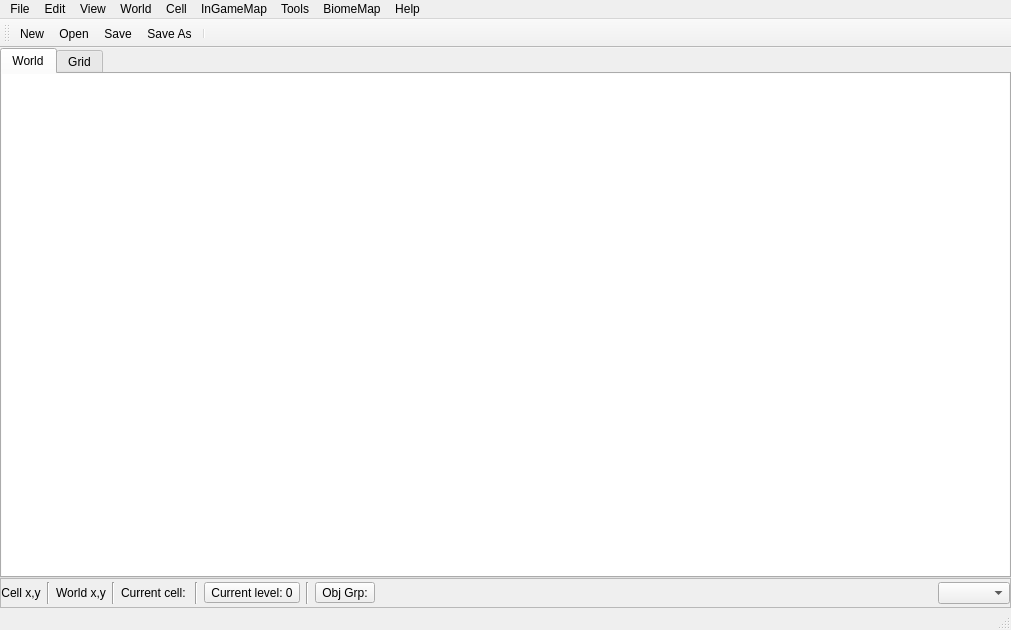
<?xml version="1.0" encoding="UTF-8"?>
<ui version="4.0">
 <class>MainWindow</class>
 <widget class="QMainWindow" name="MainWindow">
  <property name="geometry">
   <rect>
    <x>0</x>
    <y>0</y>
    <width>1011</width>
    <height>630</height>
   </rect>
  </property>
  <property name="windowTitle">
   <string>PZWorldEd Unofficial Fork</string>
  </property>
  <widget class="QWidget" name="centralWidget">
   <layout class="QGridLayout" name="gridLayout_4">
    <property name="leftMargin">
     <number>0</number>
    </property>
    <property name="topMargin">
     <number>0</number>
    </property>
    <property name="rightMargin">
     <number>0</number>
    </property>
    <property name="bottomMargin">
     <number>0</number>
    </property>
    <property name="verticalSpacing">
     <number>0</number>
    </property>
    <item row="0" column="0">
     <widget class="QTabWidget" name="documentTabWidget">
      <property name="currentIndex">
       <number>0</number>
      </property>
      <widget class="QWidget" name="tabWorld">
       <attribute name="title">
        <string>World</string>
       </attribute>
       <layout class="QGridLayout" name="gridLayout_3">
        <property name="leftMargin">
         <number>0</number>
        </property>
        <property name="topMargin">
         <number>0</number>
        </property>
        <property name="rightMargin">
         <number>0</number>
        </property>
        <property name="bottomMargin">
         <number>0</number>
        </property>
        <item row="0" column="0">
         <widget class="QGraphicsView" name="worldView">
          <property name="frameShape">
           <enum>QFrame::NoFrame</enum>
          </property>
          <property name="frameShadow">
           <enum>QFrame::Sunken</enum>
          </property>
         </widget>
        </item>
       </layout>
      </widget>
      <widget class="QWidget" name="tabCell">
       <attribute name="title">
        <string>Grid</string>
       </attribute>
       <layout class="QGridLayout" name="gridLayout_5">
        <property name="leftMargin">
         <number>0</number>
        </property>
        <property name="topMargin">
         <number>0</number>
        </property>
        <property name="rightMargin">
         <number>0</number>
        </property>
        <property name="bottomMargin">
         <number>0</number>
        </property>
        <item row="0" column="0">
         <widget class="QGraphicsView" name="cellView">
          <property name="frameShape">
           <enum>QFrame::NoFrame</enum>
          </property>
         </widget>
        </item>
       </layout>
      </widget>
     </widget>
    </item>
    <item row="1" column="0">
     <widget class="QFrame" name="viewTools">
      <property name="frameShape">
       <enum>QFrame::StyledPanel</enum>
      </property>
      <property name="frameShadow">
       <enum>QFrame::Raised</enum>
      </property>
      <layout class="QHBoxLayout" name="horizontalLayout">
       <property name="leftMargin">
        <number>0</number>
       </property>
       <property name="topMargin">
        <number>3</number>
       </property>
       <property name="rightMargin">
        <number>0</number>
       </property>
       <property name="bottomMargin">
        <number>3</number>
       </property>
       <item>
        <widget class="QLabel" name="coordinatesLabel">
         <property name="minimumSize">
          <size>
           <width>0</width>
           <height>0</height>
          </size>
         </property>
         <property name="text">
          <string>Cell x,y</string>
         </property>
         <property name="alignment">
          <set>Qt::AlignCenter</set>
         </property>
        </widget>
       </item>
       <item>
        <widget class="Line" name="line">
         <property name="orientation">
          <enum>Qt::Vertical</enum>
         </property>
        </widget>
       </item>
       <item>
        <widget class="QLabel" name="worldCoordinatesLabel">
         <property name="minimumSize">
          <size>
           <width>0</width>
           <height>0</height>
          </size>
         </property>
         <property name="text">
          <string>World x,y</string>
         </property>
         <property name="alignment">
          <set>Qt::AlignCenter</set>
         </property>
        </widget>
       </item>
       <item>
        <widget class="Line" name="line_4">
         <property name="orientation">
          <enum>Qt::Vertical</enum>
         </property>
        </widget>
       </item>
       <item>
        <widget class="QLabel" name="currentCellLabel">
         <property name="text">
          <string>Current cell: &lt;none&gt;</string>
         </property>
        </widget>
       </item>
       <item>
        <widget class="Line" name="line_2">
         <property name="orientation">
          <enum>Qt::Vertical</enum>
         </property>
        </widget>
       </item>
       <item>
        <widget class="QToolButton" name="currentLevelButton">
         <property name="text">
          <string>Current level: 0</string>
         </property>
         <property name="popupMode">
          <enum>QToolButton::InstantPopup</enum>
         </property>
         <property name="arrowType">
          <enum>Qt::NoArrow</enum>
         </property>
        </widget>
       </item>
       <item>
        <widget class="Line" name="line_3">
         <property name="orientation">
          <enum>Qt::Vertical</enum>
         </property>
        </widget>
       </item>
       <item>
        <widget class="QToolButton" name="objectGroupButton">
         <property name="text">
          <string>Obj Grp:</string>
         </property>
         <property name="popupMode">
          <enum>QToolButton::InstantPopup</enum>
         </property>
        </widget>
       </item>
       <item>
        <spacer name="horizontalSpacer">
         <property name="orientation">
          <enum>Qt::Horizontal</enum>
         </property>
         <property name="sizeHint" stdset="0">
          <size>
           <width>40</width>
           <height>20</height>
          </size>
         </property>
        </spacer>
       </item>
       <item>
        <widget class="QComboBox" name="zoomComboBox"/>
       </item>
      </layout>
     </widget>
    </item>
   </layout>
  </widget>
  <widget class="QMenuBar" name="menuBar">
   <property name="geometry">
    <rect>
     <x>0</x>
     <y>0</y>
     <width>1011</width>
     <height>20</height>
    </rect>
   </property>
   <widget class="QMenu" name="fileMenu">
    <property name="title">
     <string>File</string>
    </property>
    <widget class="QMenu" name="menuBMP_To_TMX">
     <property name="title">
      <string>BMP To TMX</string>
     </property>
     <addaction name="actionBMPToTMXAll"/>
     <addaction name="actionBMPToTMXSelected"/>
    </widget>
    <widget class="QMenu" name="menuTMX_To_BMP">
     <property name="title">
      <string>TMX To BMP</string>
     </property>
     <addaction name="actionTMXToBMPAll"/>
     <addaction name="actionTMXToBMPSelected"/>
    </widget>
    <widget class="QMenu" name="menuGenerate_Lots_8x8">
     <property name="title">
      <string>Generate Lots</string>
     </property>
     <addaction name="actionGenerateLotsAll8x8"/>
     <addaction name="actionGenerateLotsSelected8x8"/>
    </widget>
    <widget class="QMenu" name="menuOverwriteSpawnMap256">
     <property name="title">
      <string>Overwrite SpawnMap</string>
     </property>
     <addaction name="actionOverwriteSpawnMap_AllCells_256"/>
     <addaction name="actionOverwriteSpawnMap_SelectedCells_256"/>
    </widget>
    <addaction name="actionNew"/>
    <addaction name="actionOpen"/>
    <addaction name="actionSave"/>
    <addaction name="actionSaveAs"/>
    <addaction name="separator"/>
    <addaction name="menuBMP_To_TMX"/>
    <addaction name="menuTMX_To_BMP"/>
    <addaction name="menuGenerate_Lots_8x8"/>
    <addaction name="menuOverwriteSpawnMap256"/>
    <addaction name="actionLUAObjectDump"/>
    <addaction name="actionWriteObjects"/>
    <addaction name="actionWriteRoomTonesToLua"/>
    <addaction name="separator"/>
    <addaction name="actionClose"/>
    <addaction name="actionCloseAll"/>
    <addaction name="actionQuit"/>
   </widget>
   <widget class="QMenu" name="helpMenu">
    <property name="title">
     <string>Help</string>
    </property>
    <addaction name="actionAboutQt"/>
    <addaction name="separator"/>
    <addaction name="actionAbout_WorldEd_Unofficial"/>
   </widget>
   <widget class="QMenu" name="editMenu">
    <property name="title">
     <string>Edit</string>
    </property>
    <addaction name="separator"/>
    <addaction name="actionCopy"/>
    <addaction name="actionPaste"/>
    <addaction name="actionClipboard"/>
    <addaction name="separator"/>
    <addaction name="actionPreferences"/>
   </widget>
   <widget class="QMenu" name="menuView">
    <property name="title">
     <string>View</string>
    </property>
    <addaction name="actionShowCellBorder"/>
    <addaction name="actionShowCoordinates"/>
    <addaction name="actionShowGrid"/>
    <addaction name="actionShowInvisibleTiles"/>
    <addaction name="actionShowMiniMap"/>
    <addaction name="actionShowObjects"/>
    <addaction name="actionShowObjectNames"/>
    <addaction name="actionShowOtherWorlds"/>
    <addaction name="actionShowBMP"/>
    <addaction name="actionShowZombieSpawnImage"/>
    <addaction name="actionShowZonesInWorldView"/>
    <addaction name="separator"/>
    <addaction name="actionHighlightCurrentLevel"/>
    <addaction name="actionHighlightRoomUnderPointer"/>
    <addaction name="actionLevelAbove"/>
    <addaction name="actionLevelBelow"/>
    <addaction name="separator"/>
    <addaction name="actionZoomIn"/>
    <addaction name="actionZoomOut"/>
    <addaction name="actionZoomNormal"/>
    <addaction name="separator"/>
   </widget>
   <widget class="QMenu" name="menuWorld">
    <property name="title">
     <string>World</string>
    </property>
    <addaction name="actionEditCell"/>
    <addaction name="actionGoToXY"/>
    <addaction name="actionResizeWorld"/>
    <addaction name="separator"/>
    <addaction name="actionObjectGroups"/>
    <addaction name="actionObjectTypes"/>
    <addaction name="separator"/>
    <addaction name="actionEnums"/>
    <addaction name="actionProperties"/>
    <addaction name="actionTemplates"/>
    <addaction name="separator"/>
    <addaction name="actionRemoveRoad"/>
    <addaction name="actionRemoveBMP"/>
   </widget>
   <widget class="QMenu" name="menuCell">
    <property name="title">
     <string>Cell</string>
    </property>
    <addaction name="actionRemoveLot"/>
    <addaction name="actionRemoveObject"/>
    <addaction name="actionSplitObjectPolygon"/>
    <addaction name="separator"/>
    <addaction name="actionExtractLots"/>
    <addaction name="actionExtractObjects"/>
    <addaction name="separator"/>
    <addaction name="actionClearCell"/>
    <addaction name="actionClearMapOnly"/>
   </widget>
   <widget class="QMenu" name="menuTools">
    <property name="title">
     <string>Tools</string>
    </property>
    <widget class="QMenu" name="menuAlias_Fixup">
     <property name="title">
      <string>Tiles From -&gt; To</string>
     </property>
     <addaction name="actionFromToAll"/>
     <addaction name="actionFromToSelected"/>
    </widget>
    <addaction name="actionLotPackViewer"/>
    <addaction name="menuAlias_Fixup"/>
    <addaction name="actionBuildingsToPNG"/>
    <addaction name="actionLootInspector"/>
    <addaction name="actionZonesToPNG"/>
   </widget>
   <widget class="QMenu" name="menuInGameMap">
    <property name="title">
     <string>InGameMap</string>
    </property>
    <addaction name="actionRemoveInGameMapFeatures"/>
    <addaction name="actionRemoveInGameMapPoints"/>
    <addaction name="actionSplitInGameMapPolygon"/>
    <addaction name="actionAddInGameMapHole"/>
    <addaction name="actionRemoveInGameMapHole"/>
    <addaction name="actionConvertToPolygon"/>
    <addaction name="separator"/>
    <addaction name="actionGenerateInGameMapTreeFeatures"/>
    <addaction name="separator"/>
    <addaction name="actionGenerateInGameMapWaterFeatures"/>
    <addaction name="actionGenerate_Road_Features"/>
    <addaction name="actionGenerateInGameMapBuildingFeatures"/>
    <addaction name="separator"/>
    <addaction name="actionReadInGameMapFeaturesXML"/>
    <addaction name="actionWriteInGameMapFeaturesXML_256"/>
    <addaction name="actionOverwriteInGameMapFeaturesXML_256"/>
    <addaction name="actionCreateWorldImage"/>
    <addaction name="actionCreateImagePyramid"/>
   </widget>
   <widget class="QMenu" name="menuBiomeMap">
    <property name="title">
     <string>BiomeMap</string>
    </property>
    <addaction name="actionGenerate_BiomeMap"/>
   </widget>
   <addaction name="fileMenu"/>
   <addaction name="editMenu"/>
   <addaction name="menuView"/>
   <addaction name="menuWorld"/>
   <addaction name="menuCell"/>
   <addaction name="menuInGameMap"/>
   <addaction name="menuTools"/>
   <addaction name="menuBiomeMap"/>
   <addaction name="helpMenu"/>
  </widget>
  <widget class="QToolBar" name="mainToolBar">
   <property name="windowTitle">
    <string>Main Toolbar</string>
   </property>
   <property name="toolButtonStyle">
    <enum>Qt::ToolButtonFollowStyle</enum>
   </property>
   <attribute name="toolBarArea">
    <enum>TopToolBarArea</enum>
   </attribute>
   <attribute name="toolBarBreak">
    <bool>false</bool>
   </attribute>
   <addaction name="actionNew"/>
   <addaction name="actionOpen"/>
   <addaction name="actionSave"/>
   <addaction name="actionSaveAs"/>
   <addaction name="separator"/>
  </widget>
  <widget class="QStatusBar" name="statusBar"/>
  <action name="actionQuit">
   <property name="icon">
    <iconset resource="editor.qrc">
     <normaloff>:/images/16x16/application-exit.png</normaloff>:/images/16x16/application-exit.png</iconset>
   </property>
   <property name="text">
    <string>Quit</string>
   </property>
   <property name="menuRole">
    <enum>QAction::QuitRole</enum>
   </property>
  </action>
  <action name="actionAboutQt">
   <property name="text">
    <string>About Qt</string>
   </property>
   <property name="menuRole">
    <enum>QAction::AboutQtRole</enum>
   </property>
  </action>
  <action name="actionOpen">
   <property name="icon">
    <iconset resource="editor.qrc">
     <normaloff>:/images/16x16/document-open.png</normaloff>:/images/16x16/document-open.png</iconset>
   </property>
   <property name="text">
    <string>Open...</string>
   </property>
  </action>
  <action name="actionEditCell">
   <property name="text">
    <string>Edit Cell</string>
   </property>
  </action>
  <action name="actionUndo">
   <property name="text">
    <string>Undo</string>
   </property>
  </action>
  <action name="actionRedo">
   <property name="text">
    <string>Redo</string>
   </property>
  </action>
  <action name="actionZoomIn">
   <property name="icon">
    <iconset resource="editor.qrc">
     <normaloff>:/images/16x16/zoom-in.png</normaloff>:/images/16x16/zoom-in.png</iconset>
   </property>
   <property name="text">
    <string>Zoom In</string>
   </property>
  </action>
  <action name="actionZoomOut">
   <property name="icon">
    <iconset resource="editor.qrc">
     <normaloff>:/images/16x16/zoom-out.png</normaloff>:/images/16x16/zoom-out.png</iconset>
   </property>
   <property name="text">
    <string>Zoom Out</string>
   </property>
  </action>
  <action name="actionShowGrid">
   <property name="checkable">
    <bool>true</bool>
   </property>
   <property name="text">
    <string>Show Grid</string>
   </property>
   <property name="shortcut">
    <string>Ctrl+G</string>
   </property>
  </action>
  <action name="actionHighlightCurrentLevel">
   <property name="checkable">
    <bool>true</bool>
   </property>
   <property name="text">
    <string>Highlight Current Level</string>
   </property>
   <property name="shortcut">
    <string>H</string>
   </property>
  </action>
  <action name="actionZoomNormal">
   <property name="icon">
    <iconset resource="editor.qrc">
     <normaloff>:/images/16x16/zoom-original.png</normaloff>:/images/16x16/zoom-original.png</iconset>
   </property>
   <property name="text">
    <string>Normal Size</string>
   </property>
   <property name="shortcut">
    <string>Ctrl+0</string>
   </property>
  </action>
  <action name="actionSave">
   <property name="icon">
    <iconset resource="editor.qrc">
     <normaloff>:/images/16x16/document-save.png</normaloff>:/images/16x16/document-save.png</iconset>
   </property>
   <property name="text">
    <string>Save</string>
   </property>
  </action>
  <action name="actionSaveAs">
   <property name="icon">
    <iconset resource="editor.qrc">
     <normaloff>:/images/16x16/document-save-as.png</normaloff>:/images/16x16/document-save-as.png</iconset>
   </property>
   <property name="text">
    <string>Save As...</string>
   </property>
  </action>
  <action name="actionClose">
   <property name="text">
    <string>Close</string>
   </property>
  </action>
  <action name="actionCloseAll">
   <property name="text">
    <string>Close All</string>
   </property>
  </action>
  <action name="actionProperties">
   <property name="text">
    <string>Property Definitions...</string>
   </property>
  </action>
  <action name="actionTemplates">
   <property name="text">
    <string>Templates...</string>
   </property>
  </action>
  <action name="actionShowCoordinates">
   <property name="checkable">
    <bool>true</bool>
   </property>
   <property name="text">
    <string>Show Coordinates</string>
   </property>
  </action>
  <action name="actionRemoveLot">
   <property name="icon">
    <iconset resource="editor.qrc">
     <normaloff>:/images/16x16/edit-delete.png</normaloff>:/images/16x16/edit-delete.png</iconset>
   </property>
   <property name="text">
    <string>Remove Selected Lots</string>
   </property>
   <property name="toolTip">
    <string>Remove Selected Lots</string>
   </property>
  </action>
  <action name="actionNew">
   <property name="icon">
    <iconset resource="editor.qrc">
     <normaloff>:/images/16x16/document-new.png</normaloff>:/images/16x16/document-new.png</iconset>
   </property>
   <property name="text">
    <string>New...</string>
   </property>
  </action>
  <action name="actionCreateObject">
   <property name="icon">
    <iconset resource="editor.qrc">
     <normaloff>:/images/24x24/insert-object.png</normaloff>:/images/24x24/insert-object.png</iconset>
   </property>
   <property name="text">
    <string>Create Object</string>
   </property>
  </action>
  <action name="actionRemoveObject">
   <property name="icon">
    <iconset resource="editor.qrc">
     <normaloff>:/images/16x16/edit-delete.png</normaloff>:/images/16x16/edit-delete.png</iconset>
   </property>
   <property name="text">
    <string>Remove Selected Objects</string>
   </property>
   <property name="toolTip">
    <string>Remove Selected Objects</string>
   </property>
  </action>
  <action name="actionSnapToGrid">
   <property name="checkable">
    <bool>true</bool>
   </property>
   <property name="text">
    <string>Snap To Grid</string>
   </property>
  </action>
  <action name="actionObjectTypes">
   <property name="text">
    <string>Object Types...</string>
   </property>
  </action>
  <action name="actionClearCell">
   <property name="icon">
    <iconset resource="editor.qrc">
     <normaloff>:/images/16x16/edit-clear.png</normaloff>:/images/16x16/edit-clear.png</iconset>
   </property>
   <property name="text">
    <string>Clear</string>
   </property>
  </action>
  <action name="actionPreferences">
   <property name="text">
    <string>Preferences...</string>
   </property>
   <property name="menuRole">
    <enum>QAction::PreferencesRole</enum>
   </property>
  </action>
  <action name="actionShowMiniMap">
   <property name="checkable">
    <bool>true</bool>
   </property>
   <property name="text">
    <string>Show Mini-map</string>
   </property>
   <property name="shortcut">
    <string>M</string>
   </property>
  </action>
  <action name="actionClearMapOnly">
   <property name="text">
    <string>Clear Map Only</string>
   </property>
  </action>
  <action name="actionExtractLots">
   <property name="text">
    <string>Extract Lots...</string>
   </property>
  </action>
  <action name="actionExtractObjects">
   <property name="text">
    <string>Extract Objects...</string>
   </property>
  </action>
  <action name="actionObjectGroups">
   <property name="text">
    <string>Object Groups...</string>
   </property>
  </action>
  <action name="actionCopy">
   <property name="icon">
    <iconset resource="editor.qrc">
     <normaloff>:/images/16x16/edit-copy.png</normaloff>:/images/16x16/edit-copy.png</iconset>
   </property>
   <property name="text">
    <string>Copy</string>
   </property>
  </action>
  <action name="actionPaste">
   <property name="icon">
    <iconset resource="editor.qrc">
     <normaloff>:/images/16x16/edit-paste.png</normaloff>:/images/16x16/edit-paste.png</iconset>
   </property>
   <property name="text">
    <string>Paste</string>
   </property>
  </action>
  <action name="actionClipboard">
   <property name="text">
    <string>Show Clipboard</string>
   </property>
  </action>
  <action name="actionLevelAbove">
   <property name="text">
    <string>Select Level Above</string>
   </property>
   <property name="shortcut">
    <string>PgUp</string>
   </property>
  </action>
  <action name="actionLevelBelow">
   <property name="text">
    <string>Select Level Below</string>
   </property>
   <property name="shortcut">
    <string>PgDown</string>
   </property>
  </action>
  <action name="actionShowObjectNames">
   <property name="checkable">
    <bool>true</bool>
   </property>
   <property name="text">
    <string>Show Object Names</string>
   </property>
  </action>
  <action name="actionRemoveRoad">
   <property name="icon">
    <iconset resource="editor.qrc">
     <normaloff>:/images/16x16/edit-delete.png</normaloff>:/images/16x16/edit-delete.png</iconset>
   </property>
   <property name="text">
    <string>Removed Selected Roads</string>
   </property>
   <property name="toolTip">
    <string>Remove Selected Roads</string>
   </property>
  </action>
  <action name="actionBMPToTMXAll">
   <property name="text">
    <string>All Cells...</string>
   </property>
  </action>
  <action name="actionBMPToTMXSelected">
   <property name="text">
    <string>Selected Cells Only...</string>
   </property>
  </action>
  <action name="actionRemoveBMP">
   <property name="icon">
    <iconset resource="editor.qrc">
     <normaloff>:/images/16x16/edit-delete.png</normaloff>:/images/16x16/edit-delete.png</iconset>
   </property>
   <property name="text">
    <string>Remove Selected BMP Images</string>
   </property>
  </action>
  <action name="actionShowBMP">
   <property name="checkable">
    <bool>true</bool>
   </property>
   <property name="text">
    <string>Show BMP Images</string>
   </property>
  </action>
  <action name="actionResizeWorld">
   <property name="icon">
    <iconset resource="editor.qrc">
     <normaloff>:/images/16x16/document-page-setup.png</normaloff>:/images/16x16/document-page-setup.png</iconset>
   </property>
   <property name="text">
    <string>Resize World...</string>
   </property>
  </action>
  <action name="actionLotPackViewer">
   <property name="text">
    <string>LotPack Viewer</string>
   </property>
  </action>
  <action name="actionFromToAll">
   <property name="text">
    <string>All Cells...</string>
   </property>
  </action>
  <action name="actionFromToSelected">
   <property name="text">
    <string>Selected Cells Only...</string>
   </property>
  </action>
  <action name="actionHMMesh">
   <property name="checkable">
    <bool>true</bool>
   </property>
   <property name="text">
    <string>Mesh</string>
   </property>
  </action>
  <action name="actionHMFlat">
   <property name="checkable">
    <bool>true</bool>
   </property>
   <property name="text">
    <string>Flat</string>
   </property>
  </action>
  <action name="actionGoToXY">
   <property name="text">
    <string>Go To Coordinates...</string>
   </property>
  </action>
  <action name="actionEnums">
   <property name="text">
    <string>Enums...</string>
   </property>
  </action>
  <action name="actionLUAObjectDump">
   <property name="text">
    <string>Write Spawn Points...</string>
   </property>
  </action>
  <action name="actionHighlightRoomUnderPointer">
   <property name="checkable">
    <bool>true</bool>
   </property>
   <property name="text">
    <string>Highlight Room Under Pointer</string>
   </property>
   <property name="shortcut">
    <string>Ctrl+R</string>
   </property>
  </action>
  <action name="actionBuildingsToPNG">
   <property name="text">
    <string>Buildings To PNG...</string>
   </property>
  </action>
  <action name="actionLootInspector">
   <property name="text">
    <string>Loot Inspector</string>
   </property>
  </action>
  <action name="actionWriteObjects">
   <property name="text">
    <string>Write Objects to Lua...</string>
   </property>
  </action>
  <action name="actionTMXToBMPAll">
   <property name="text">
    <string>All Cells...</string>
   </property>
  </action>
  <action name="actionTMXToBMPSelected">
   <property name="text">
    <string>Selected Cells Only...</string>
   </property>
  </action>
  <action name="actionShowObjects">
   <property name="checkable">
    <bool>true</bool>
   </property>
   <property name="text">
    <string>Show Objects</string>
   </property>
  </action>
  <action name="actionShowOtherWorlds">
   <property name="checkable">
    <bool>true</bool>
   </property>
   <property name="text">
    <string>Show Other Worlds</string>
   </property>
  </action>
  <action name="actionGenerateInGameMapBuildingFeatures">
   <property name="text">
    <string>Generate Building Features</string>
   </property>
  </action>
  <action name="actionGenerateInGameMapWaterFeatures">
   <property name="text">
    <string>Generate Water Features</string>
   </property>
  </action>
  <action name="actionReadInGameMapFeaturesXML">
   <property name="icon">
    <iconset resource="editor.qrc">
     <normaloff>:/images/16x16/document-open.png</normaloff>:/images/16x16/document-open.png</iconset>
   </property>
   <property name="text">
    <string>Read Features XML...</string>
   </property>
  </action>
  <action name="actionSplitInGameMapPolygon">
   <property name="text">
    <string>Split Polygon</string>
   </property>
  </action>
  <action name="actionRemoveInGameMapPoints">
   <property name="icon">
    <iconset resource="editor.qrc">
     <normaloff>:/images/16x16/edit-delete.png</normaloff>:/images/16x16/edit-delete.png</iconset>
   </property>
   <property name="text">
    <string>Remove Selected Points</string>
   </property>
  </action>
  <action name="actionGenerateInGameMapTreeFeatures">
   <property name="text">
    <string>Generate Tree Features</string>
   </property>
  </action>
  <action name="actionRemoveInGameMapFeatures">
   <property name="icon">
    <iconset resource="editor.qrc">
     <normaloff>:/images/16x16/edit-delete.png</normaloff>:/images/16x16/edit-delete.png</iconset>
   </property>
   <property name="text">
    <string>Remove Selected Features</string>
   </property>
   <property name="shortcut">
    <string>Del</string>
   </property>
  </action>
  <action name="actionCreateImagePyramid">
   <property name="text">
    <string>Create Image Pyramid...</string>
   </property>
  </action>
  <action name="actionAddInGameMapHole">
   <property name="text">
    <string>Add Polygon Hole</string>
   </property>
  </action>
  <action name="actionRemoveInGameMapHole">
   <property name="text">
    <string>Remove Polygon Hole</string>
   </property>
  </action>
  <action name="actionConvertToPolygon">
   <property name="text">
    <string>Convert To Polygon</string>
   </property>
  </action>
  <action name="actionShowZonesInWorldView">
   <property name="checkable">
    <bool>true</bool>
   </property>
   <property name="text">
    <string>Show Zones In World View</string>
   </property>
  </action>
  <action name="actionShowZombieSpawnImage">
   <property name="checkable">
    <bool>true</bool>
   </property>
   <property name="text">
    <string>Show Zombie Spawn Image</string>
   </property>
  </action>
  <action name="actionSplitObjectPolygon">
   <property name="text">
    <string>Split Object Polygon</string>
   </property>
  </action>
  <action name="actionCreateWorldImage">
   <property name="text">
    <string>Create World Image...</string>
   </property>
  </action>
  <action name="actionGenerateLotsAll8x8">
   <property name="text">
    <string>All Cells...</string>
   </property>
  </action>
  <action name="actionGenerateLotsSelected8x8">
   <property name="text">
    <string>Selected Cells Only...</string>
   </property>
  </action>
  <action name="actionWriteInGameMapFeaturesXML_256">
   <property name="icon">
    <iconset resource="editor.qrc">
     <normaloff>:/images/16x16/document-save-as.png</normaloff>:/images/16x16/document-save-as.png</iconset>
   </property>
   <property name="text">
    <string>Write Features XML...</string>
   </property>
   <property name="toolTip">
    <string>Don't forget to do this!</string>
   </property>
  </action>
  <action name="actionOverwriteInGameMapFeaturesXML_256">
   <property name="text">
    <string>Overwrite256</string>
   </property>
   <property name="toolTip">
    <string>Overwrite 256</string>
   </property>
  </action>
  <action name="actionZonesToPNG">
   <property name="text">
    <string>Zones To PNG...</string>
   </property>
  </action>
  <action name="actionWriteRoomTonesToLua">
   <property name="text">
    <string>Write RoomTones to Lua...</string>
   </property>
  </action>
  <action name="actionShowInvisibleTiles">
   <property name="checkable">
    <bool>true</bool>
   </property>
   <property name="text">
    <string>Show Invisible Tiles</string>
   </property>
  </action>
  <action name="actionShowCellBorder">
   <property name="checkable">
    <bool>true</bool>
   </property>
   <property name="text">
    <string>Show Cell Border</string>
   </property>
  </action>
  <action name="actionOverwriteSpawnMap_AllCells_256">
   <property name="text">
    <string>All Cells...</string>
   </property>
   <property name="toolTip">
    <string>All Cells</string>
   </property>
  </action>
  <action name="actionOverwriteSpawnMap_SelectedCells_256">
   <property name="text">
    <string>Selected Cells...</string>
   </property>
   <property name="toolTip">
    <string>Selected Cells</string>
   </property>
  </action>
  <action name="actionAbout_WorldEd_Unofficial">
   <property name="text">
    <string>About WorldEd Unofficial</string>
   </property>
  </action>
  <action name="actionGenerate_Road_Features">
   <property name="text">
    <string>Generate Road Features</string>
   </property>
  </action>
  <action name="actionGenerate_BiomeMap">
   <property name="text">
    <string>Generate BiomeMap</string>
   </property>
  </action>
 </widget>
 <layoutdefault spacing="6" margin="11"/>
 <resources>
  <include location="editor.qrc"/>
 </resources>
 <connections/>
</ui>
